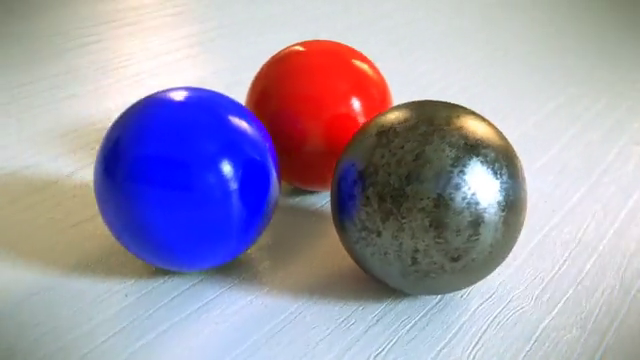
#> input picture ball.png, 640 x 360 px
$ python task6_4.py
#> lines starting #> are read from the running program, lines starting #| are printed output that depends on the picture; after the words box and inside, x2 and y2 are one past the last pixel; in counts of white or black regions, pixels touching at a corner belong together
import cv2

path = "../ball.png"

img = cv2.imread(path)
#> img is the input picture: shape (360, 640, 3); mean B, G, R 175.4, 155.8, 161.7


edge = cv2.Canny(img, 200, 300)
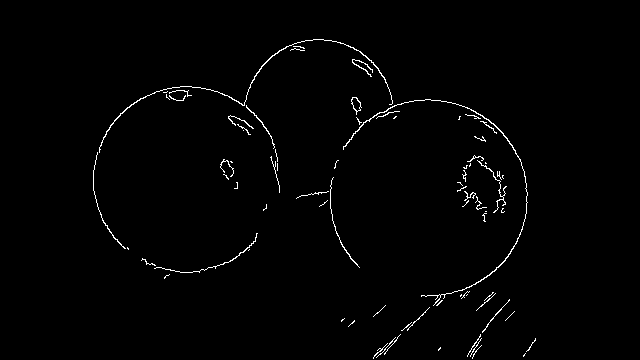
#> edge: shape (360, 640); 1.2% white in thin lines or dots, all inside (x1, y1, x2, y2) = (93, 39, 536, 359)

cv2.imshow("Actual", img)
cv2.imshow("Rotated", edge)

cv2.waitKey()
cv2.destroyAllWindows()

$ run again, with mrBean.png copied over ball.png
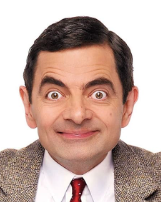
#> input picture mrBean.png, 161 x 202 px
#> img is the input picture: shape (202, 161, 3); mean B, G, R 163.6, 172.3, 197.7
#> `edge = cv2.Canny(img, 200, 300)`:
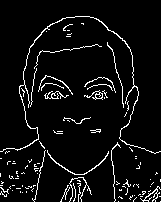
#> edge: shape (202, 161); 5.9% white in thin lines or dots

$ run again, with bg.jpg saved as ball.png
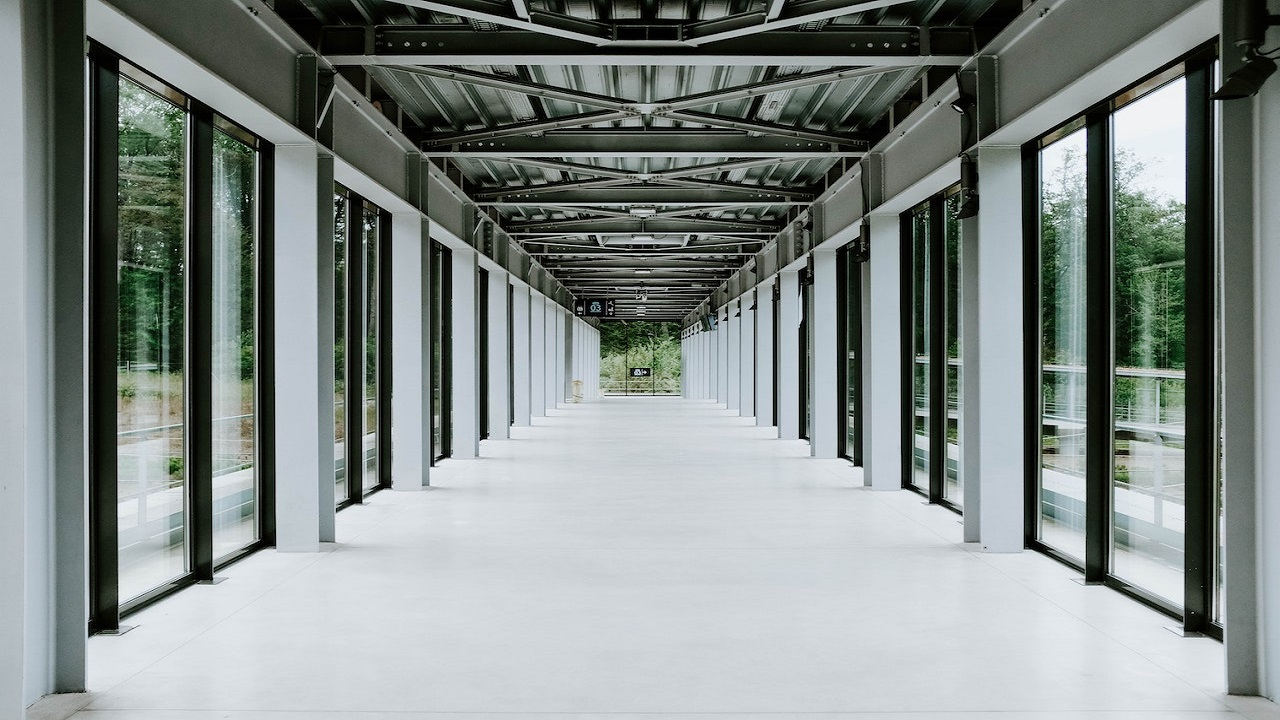
#> input picture bg.jpg, 1280 x 720 px
#> img is the input picture: shape (720, 1280, 3); mean B, G, R 135, 137.4, 129.7
#> `edge = cv2.Canny(img, 200, 300)`:
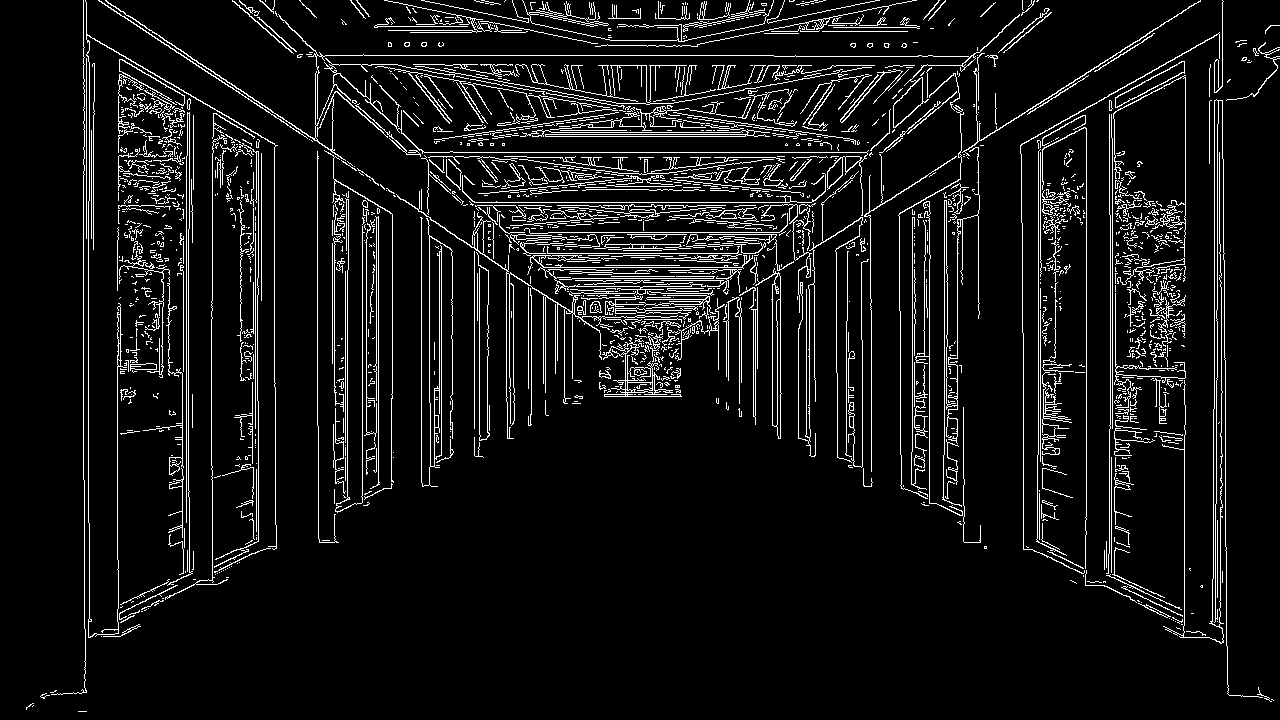
#> edge: shape (720, 1280); 7.7% white in thin lines or dots
